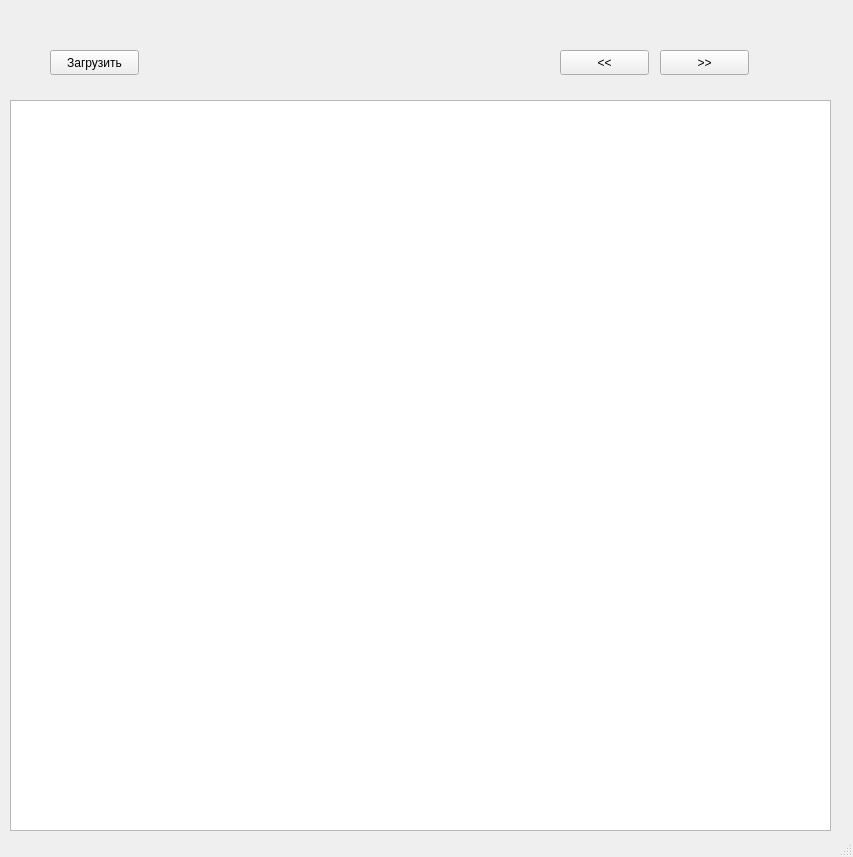
<?xml version="1.0" encoding="UTF-8"?>
<ui version="4.0">
 <class>MainWindow</class>
 <widget class="QMainWindow" name="MainWindow">
  <property name="geometry">
   <rect>
    <x>0</x>
    <y>0</y>
    <width>853</width>
    <height>857</height>
   </rect>
  </property>
  <property name="windowTitle">
   <string>MainWindow</string>
  </property>
  <widget class="QWidget" name="centralwidget">
   <widget class="QPushButton" name="btn_upload">
    <property name="geometry">
     <rect>
      <x>50</x>
      <y>50</y>
      <width>89</width>
      <height>25</height>
     </rect>
    </property>
    <property name="text">
     <string>Загрузить</string>
    </property>
   </widget>
   <widget class="QPushButton" name="btn_back">
    <property name="geometry">
     <rect>
      <x>560</x>
      <y>50</y>
      <width>89</width>
      <height>25</height>
     </rect>
    </property>
    <property name="text">
     <string>&lt;&lt;</string>
    </property>
   </widget>
   <widget class="QPushButton" name="btn_next">
    <property name="geometry">
     <rect>
      <x>660</x>
      <y>50</y>
      <width>89</width>
      <height>25</height>
     </rect>
    </property>
    <property name="text">
     <string>&gt;&gt;</string>
    </property>
   </widget>
   <widget class="QLabel" name="label_page">
    <property name="geometry">
     <rect>
      <x>350</x>
      <y>50</y>
      <width>67</width>
      <height>17</height>
     </rect>
    </property>
    <property name="text">
     <string/>
    </property>
   </widget>
   <widget class="QTextBrowser" name="textBrowser">
    <property name="geometry">
     <rect>
      <x>10</x>
      <y>100</y>
      <width>821</width>
      <height>731</height>
     </rect>
    </property>
   </widget>
  </widget>
  <widget class="QStatusBar" name="statusbar"/>
 </widget>
 <resources/>
 <connections/>
</ui>
